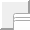
       <widget class="QFrame" name="frmEventsHome">
        <property name="minimumSize">
         <size>
          <width>30</width>
          <height>30</height>
         </size>
        </property>
        <property name="maximumSize">
         <size>
          <width>30</width>
          <height>30</height>
         </size>
        </property>
        <property name="frameShape">
         <enum>QFrame::Panel</enum>
        </property>
        <property name="frameShadow">
         <enum>QFrame::Raised</enum>
        </property>
        <property name="lineWidth">
         <number>2</number>
        </property>
        <layout class="QVBoxLayout" name="verticalLayout_3">
         <property name="spacing">
          <number>4</number>
         </property>
         <item>
          <widget class="QPushButton" name="pbScore1Home">
           <property name="minimumSize">
            <size>
             <width>90</width>
             <height>90</height>
            </size>
           </property>
           <property name="maximumSize">
            <size>
             <width>90</width>
             <height>90</height>
            </size>
           </property>
           <property name="toolTip">
            <string>Score action: click if HOME team scores 1 point.</string>
           </property>
           <property name="text">
            <string/>
           </property>
           <property name="icon">
            <iconset resource="bbdigitalminutes.qrc">
             <normaloff>:/resources/basketball_score_1.png</normaloff>:/resources/basketball_score_1.png</iconset>
           </property>
           <property name="iconSize">
            <size>
             <width>80</width>
             <height>80</height>
            </size>
           </property>
          </widget>
         </item>
         <item>
          <widget class="QPushButton" name="pbScore2Home">
           <property name="minimumSize">
            <size>
             <width>90</width>
             <height>90</height>
            </size>
           </property>
           <property name="maximumSize">
            <size>
             <width>90</width>
             <height>90</height>
            </size>
           </property>
           <property name="toolTip">
            <string>Score action: click if HOME team scores 2 point.</string>
           </property>
           <property name="text">
            <string/>
           </property>
           <property name="icon">
            <iconset resource="bbdigitalminutes.qrc">
             <normaloff>:/resources/basketball_score_2.png</normaloff>:/resources/basketball_score_2.png</iconset>
           </property>
           <property name="iconSize">
            <size>
             <width>80</width>
             <height>80</height>
            </size>
           </property>
          </widget>
         </item>
         <item>
          <widget class="QPushButton" name="pbScore3Home">
           <property name="minimumSize">
            <size>
             <width>90</width>
             <height>90</height>
            </size>
           </property>
           <property name="maximumSize">
            <size>
             <width>90</width>
             <height>90</height>
            </size>
           </property>
           <property name="toolTip">
            <string>Score action: click if HOME team scores 3 point.</string>
           </property>
           <property name="text">
            <string/>
           </property>
           <property name="icon">
            <iconset resource="bbdigitalminutes.qrc">
             <normaloff>:/resources/basketball_score_3.png</normaloff>:/resources/basketball_score_3.png</iconset>
           </property>
           <property name="iconSize">
            <size>
             <width>80</width>
             <height>80</height>
            </size>
           </property>
          </widget>
         </item>
         <item>
          <spacer name="verticalSpacer_6">
           <property name="orientation">
            <enum>Qt::Vertical</enum>
           </property>
           <property name="sizeHint" stdset="0">
            <size>
             <width>20</width>
             <height>40</height>
            </size>
           </property>
          </spacer>
         </item>
        </layout>
       </widget>
